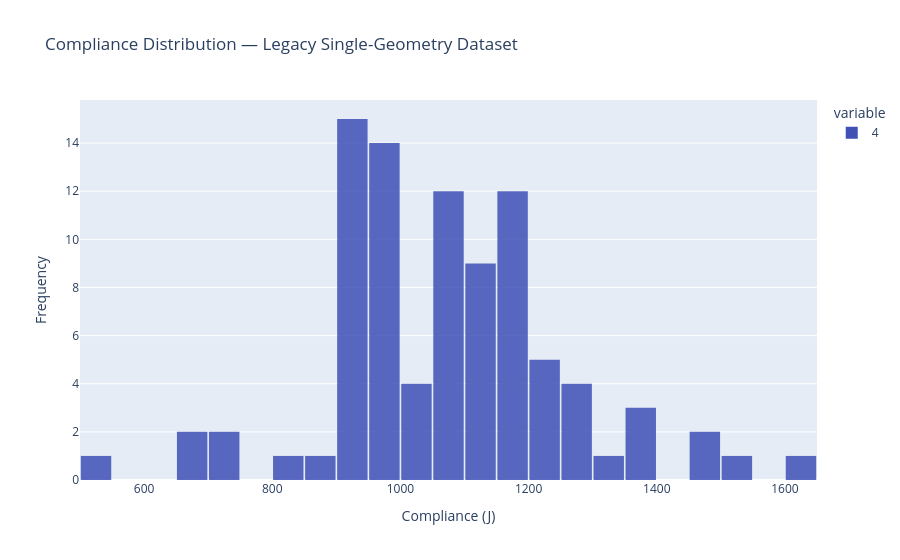
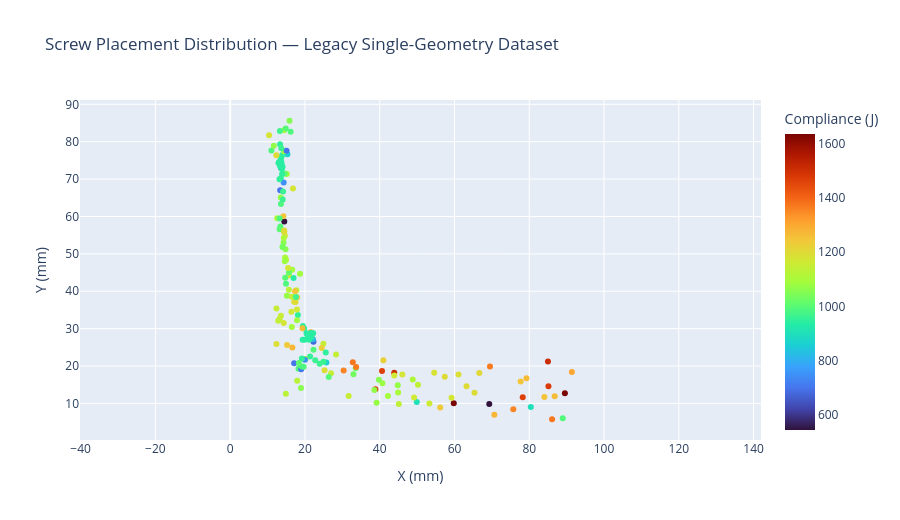

Write notebook code for charts like these, in order.
### Markdown cell above
**What this shows:**
- **Stacked Bar Chart**: Visual breakdown of sample counts by geometry and load case
- **Color Coding**: Each color represents a different load case
- **Purpose**: Quickly see which geometry/load combinations have the most training data (important for understanding model generalization)

### Code cell
legacy_path = RESULTS_DIR / "pinn_training_data.csv"
legacy_hist = plot_dataset_histogram(legacy_path, "Legacy Single-Geometry Dataset")
legacy_hist.show()
legacy_scatter = plot_dataset_scatter(legacy_path, "Legacy Single-Geometry Dataset")
legacy_scatter.show()

### Figure 1 — Plotly figure (JSON) as saved in the notebook; plotly's stock layout.template omitted (floating-point values rounded to 4 significant figures)
{"data": [{"bingroup": "x", "hovertemplate": "variable=4<br>Compliance (J)=%{x}<br>count=%{y}<extra></extra>", "legendgroup": "4", "marker": {"color": "#3f51b5", "opacity": 0.85, "pattern": {"shape": ""}}, "name": "4", "nbinsx": 25, "orientation": "v", "showlegend": true, "type": "histogram", "x": [1509.0, 943.3, 1029.0, 939.6, 1073.0, 1158.0, 1135.0, 544.6, 988.3, 865.3, 953.6, 700.7, 1185.0, 1060.0, 681.9, 1476.0, 945.0, 993.3, 827.5, 1078.0, 1149.0, 1264.0, 1126.0, 699.2, 1304.0, 1152.0, 1090.0, 748.0, 901.5, 1165.0, 938.3, 962.2, 1148.0, 1177.0, 1089.0, 986.2, 942.0, 1188.0, 1467.0, 1246.0, 1176.0, 1070.0, 1014.0, 1251.0, 939.9, 951.9, 1190.0, 939.6, 1224.0, 1107.0, 1238.0, 1266.0, 1275.0, 1356.0, 950.2, 939.6, 939.7, 1097.0, 940.4, 1166.0, 1198.0, 1079.0, 1370.0, 1004.0, 999.1, 948.3, 1139.0, 988.1, 1057.0, 1142.0, 1636.0, 1376.0, 1205.0, 1107.0, 940.1, 989.5, 1196.0, 1200.0, 1054.0, 1034.0, 971.2, 1086.0, 965.1, 1170.0, 1073.0, 963.1, 940.4, 1128.0, 998.5, 939.4], "xaxis": "x", "yaxis": "y"}], "layout": {"bargap": 0.05, "barmode": "relative", "legend": {"title": {"text": "variable"}, "tracegroupgap": 0}, "title": {"text": "Compliance Distribution — Legacy Single-Geometry Dataset"}, "xaxis": {"anchor": "y", "domain": [0, 1], "title": {"text": "Compliance (J)"}}, "yaxis": {"anchor": "x", "domain": [0, 1], "title": {"text": "Frequency"}}}}

### Figure 2 — Plotly figure (JSON) as saved in the notebook; plotly's stock layout.template omitted (floating-point values rounded to 4 significant figures; data arrays with more than 128 entries replaced by an {"elided": "..."} marker saying what was removed)
{"data": [{"hovertemplate": "X (mm)=%{x}<br>Y (mm)=%{y}<br>Compliance (J)=%{marker.color}<extra></extra>", "legendgroup": "", "marker": {"color": {"elided": "180 float values"}, "coloraxis": "coloraxis", "symbol": "circle"}, "mode": "markers", "name": "", "orientation": "v", "showlegend": false, "type": "scatter", "x": {"elided": "180 float values"}, "xaxis": "x", "y": {"elided": "180 float values"}, "yaxis": "y"}], "layout": {"coloraxis": {"colorbar": {"title": {"text": "Compliance (J)"}}, "colorscale": [[0, "#30123b"], [0.07143, "#4145ab"], [0.1429, "#4675ed"], [0.2143, "#39a2fc"], [0.2857, "#1bcfd4"], [0.3571, "#24eca6"], [0.4286, "#61fc6c"], [0.5, "#a4fc3b"], [0.5714, "#d1e834"], [0.6429, "#f3c63a"], [0.7143, "#fe9b2d"], [0.7857, "#f36315"], [0.8571, "#d93806"], [0.9286, "#b11901"], [1, "#7a0402"]]}, "height": 520, "legend": {"tracegroupgap": 0}, "title": {"text": "Screw Placement Distribution — Legacy Single-Geometry Dataset"}, "xaxis": {"anchor": "y", "domain": [0, 1], "scaleanchor": "y", "scaleratio": 1, "title": {"text": "X (mm)"}}, "yaxis": {"anchor": "x", "domain": [0, 1], "title": {"text": "Y (mm)"}}}}
